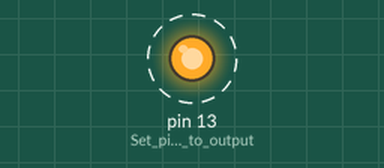
Bench run of a sketch on a simulated Arduino Uno, built with avr-gcc and run on an emulated ATmega328P. On the bench: output pins drawn as LEDs (lit = HIGH). Dashed ring = blinking.

Above: at 0.4 s.
Timing chart, 0 to 3.7 s (numbered marks = the images above):
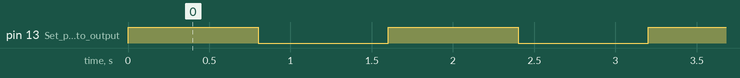

The sketch:

SIK_Circuit_1A-Blink.ino
```cpp
/*
  SparkFun Inventor’s Kit
  Circuit 1A-Blink

  Turns an LED connected to pin 13 on and off. Repeats forever.

  This sketch was written by SparkFun Electronics, with lots of help from the Arduino community.
  This code is completely free for any use.

  View circuit diagram and instructions at: https://learn.sparkfun.com/tutorials/sparkfun-inventors-kit-experiment-guide---v41
  Download code at: https://github.com/sparkfun/SIK-Guide-Code
*/

void setup() {

  pinMode(13, OUTPUT);      // Set pin 13 to output

}


void loop() {

  digitalWrite(13, HIGH);   // Turn on the LED

  delay(800);              // Wait for two seconds

  digitalWrite(13, LOW);    // Turn off the LED

  delay(800);              // Wait for two seconds

}
```

Measured:
- by itself, pin 13 (Set_pin_13_to_output): alternates HIGH for 0.80 s and LOW for 0.80 s
